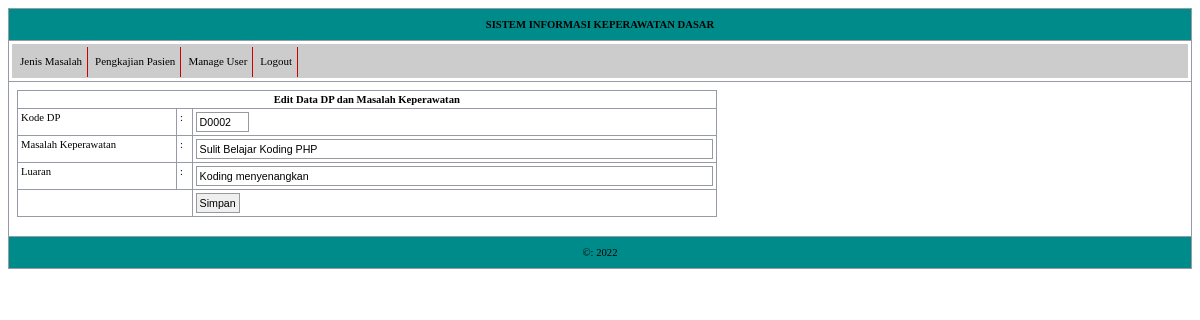
The app's page /home.php?p=61&dp=D0002 (signed in) with its own data.
### tables this page shows
CREATE TABLE `masalah` (
  `id` int(4) NOT NULL,
  `dp` varchar(5) NOT NULL,
  `mslh` varchar(50) NOT NULL,
  `luaran` varchar(50) NOT NULL
);

### edit_masalah.php (the view)
<?php require_once('koneksi.php');
$dp=$_GET['dp'];
$query = mysqli_query($conn,"SELECT * FROM masalah WHERE dp='$dp'");
$jmlrek = mysqli_num_rows($query);
if ($jmlrek!='0') {
    $hasil=mysqli_fetch_array($query);
        $dp     = $hasil['dp'];
        $mslh   = $hasil['mslh'];
        $luaran = $hasil['luaran'];
        echo "<FORM ACTION='?p=62' METHOD='POST' >
            <table width=60% border=1>
                <tr><td colspan=3 align=center><b>Edit Data DP dan Masalah Keperawatan</b></td>
                </tr>
                <tr><td >Kode DP</td>
                    <td >:</td>
                    <td ><input type=text name=dp size=5 maxlength=5 value='$dp' readonly=readonly></td>
                </tr>
                <tr><td >Masalah Keperawatan</td>
                    <td >:</td>
                    <td ><input type=text name=mslh size=80 maxlength=80 value='$mslh'></td>
                </tr>
                <tr><td >Luaran</td>
                    <td >:</td>
                    <td ><input type=text name=luaran size=80 maxlength=80 value='$luaran'></td>
                </tr>
                <tr><td colspan=2></td>
                    <td width=35%><input type=submit name=Input value=Simpan></td>
                </tr>
            </table>
        </FORM>";
}else echo "Data $id Tidak ada"; ?>

### style.css (style rules this page uses)
table { font-family: Tahoma; font-size: 8pt; border: 1px solid #999999 ; border-collapse:collapse; }
input { padding:3px; border: 1px solid #999999; font-family: Tahoma, Geneva, sans-serif; font-size: 8pt; }
td { vertical-align: top; border: 1px solid #969BA5; padding: 3px; }

### records on screen
masalah: dp "D0002", mslh "Sulit Belajar Koding PHP", luaran "Koding menyenangkan"
